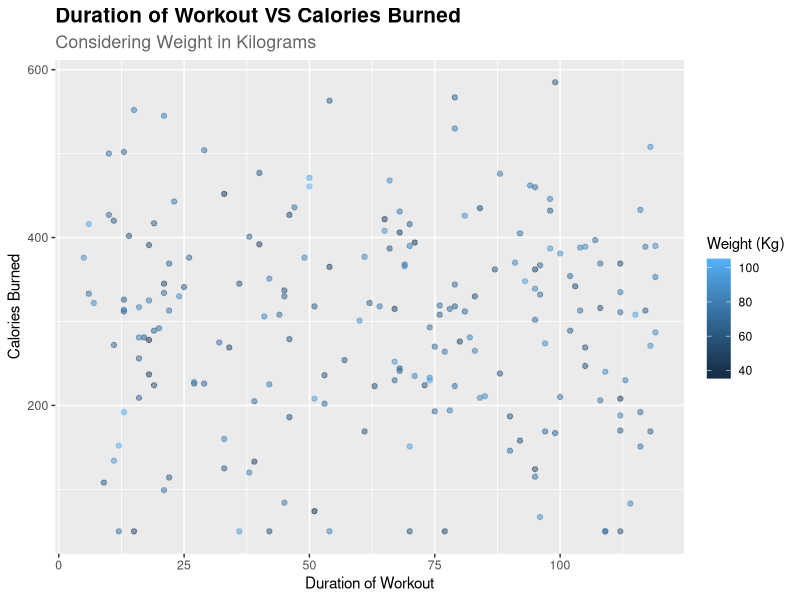

Generate this figure with R:
## ---- chunk 1
# load packages
library(dplyr)
library(readr)
library(ggplot2)
## ---- chunk 2
# read file
fitness <- read_csv("fitness_dataset.csv")

# initial inspection
glimpse(fitness)
head(fitness)
summary(fitness)
## ---- chunk 3
# average and median values of the program
avg_age <- mean(fitness$age)
avg_duration <- mean(fitness$duration_min)
avg_calories_burned <- mean(fitness$calories_burned)
avg_heart_rate <- mean(fitness$heart_rate_avg)
avg_steps <- mean(fitness$steps)
avg_sleep_hours <- mean(fitness$sleep_hours)
avg_weight <- mean(fitness$weight_kg)

median_age <- median(fitness$age)
median_duration <- median(fitness$duration_min)
median_calories_burned <- median(fitness$calories_burned)
median_heart_rate <- median(fitness$heart_rate_avg)
median_steps <- median(fitness$steps)
median_sleep_hours <- median(fitness$sleep_hours)
median_weight <- median(fitness$weight_kg)

# optional: print the values (for mean)
print(paste("The average age of participants joining the program is", format(avg_age, digits = 2)))
print(paste("The average duration (in minutes) undergone by participants joining the program is", format(avg_duration, digits = 2)))
print(paste("The average calories burned by the participants joining the program is", format(avg_calories_burned, digits = 3), "calories."))
print(paste("The average heart rate of the participants joining the program is", format(avg_heart_rate, digits = 3), "beats per minute."))
print(paste("The average number of steps acocmplished by the participants joining the program is", format(avg_steps, digits = 5), "steps."))
print(paste("The average sleeping hours of the participants joining the program is", avg_sleep_hours, "hours."))
print(paste("The average weight (in kilograms) of the participants joining the program is", avg_weight, "kilograms."))

# optional: print the values (for median)
print(paste("The median age of participants joining the program is", format(median_age, digits = 2)))
print(paste("The median duration (in minutes) undergone by participants joining the program is", format(median_duration, digits = 2)))
print(paste("The median calories burned by the participants joining the program is", format(median_calories_burned, digits = 3), "calories."))
print(paste("The median heart rate of the participants joining the program is", format(median_heart_rate, digits = 3), "beats per minute."))
print(paste("The median number of steps acocmplished by the participants joining the program is", format(median_steps, digits = 5), "steps."))
print(paste("The median sleeping hours of the participants joining the program is", median_sleep_hours, "hours."))
print(paste("The median weight (in kilograms) of the participants joining the program is", median_weight, "kilograms."))
## ---- chunk 4
# further insights
gender_count <- fitness %>%
    group_by(gender) %>%
    summarize(count = n())
gender_count

age_1 <- fitness %>%
  group_by(age) %>%
  filter(age < 18) %>%
  summarize(count = n())
age_1

act_type <- fitness %>%
  group_by(activity_type) %>%
  summarize(count = n())
act_type
## ---- chunk 5
# make vizualizations

viz1 <- ggplot(fitness, aes(x = duration_min,
                            y = calories_burned)) +
        geom_point(aes(color = weight_kg), 
                   alpha = 0.5) +  
        labs(title = "Duration of Workout VS Calories Burned",
             subtitle = "Considering Weight in Kilograms",
             x = "Duration of Workout", 
             y = "Calories Burned",
             color = "Weight (Kg)"
             ) +
        theme(
            plot.title = element_text(face = "bold", size = 15),
            plot.subtitle = element_text(size = 13, color = "gray40")
        )
viz1
